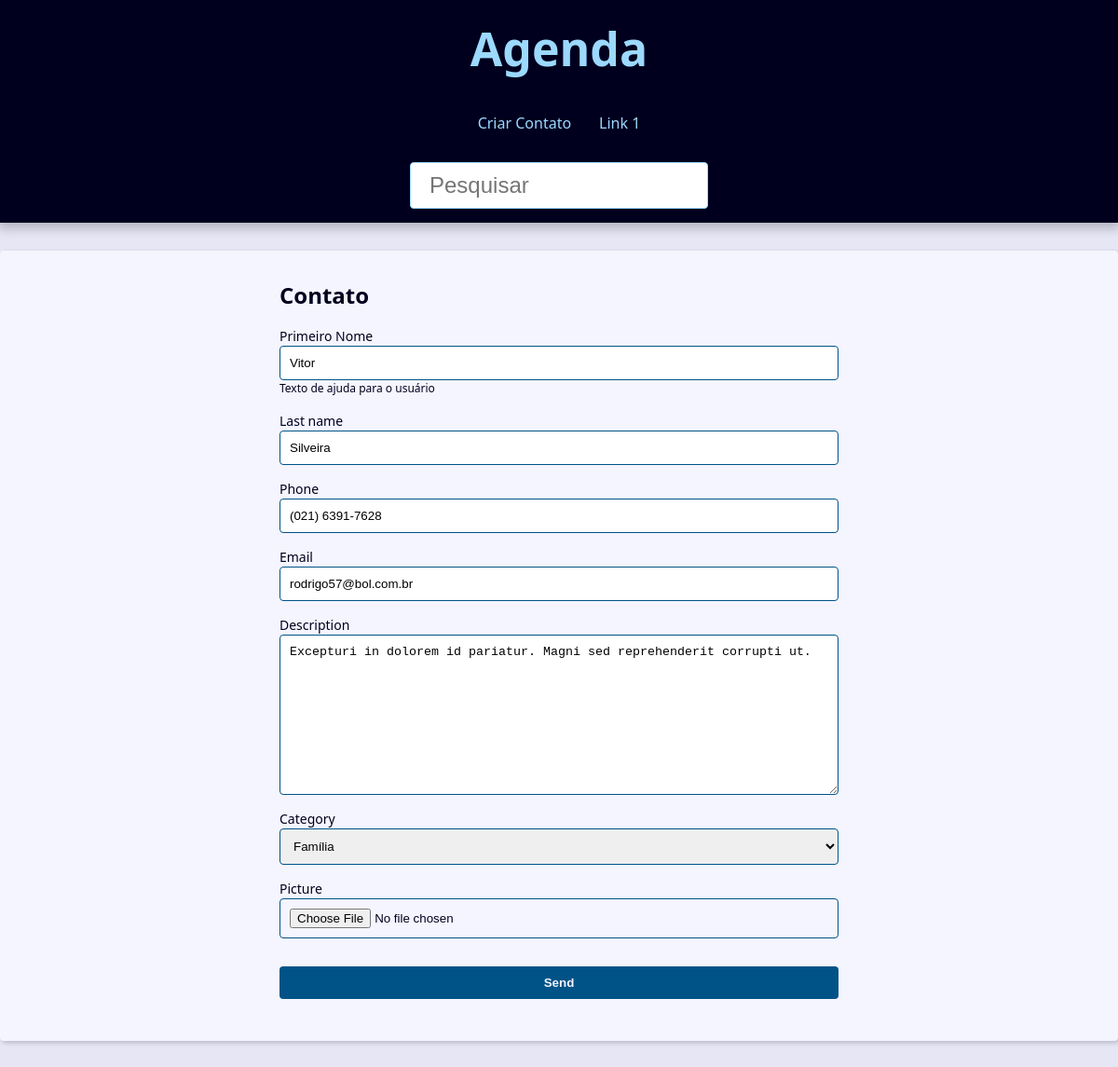
Screenshot of /contact/7/update/ with the database file from the repository.
### contact/models.py (models this page shows, shortened)
class Contact(models.Model):
    class Meta:
        verbose_name='Contact'
        verbose_name_plural='Contacts'
    first_name = models.CharField(max_length=50)
    last_name = models.CharField(max_length=50)
    phone = models.CharField(max_length=50)
    email = models.EmailField(max_length=254)
    created_date = models.DateTimeField(default=timezone.now)
    description = models.TextField(blank=True)
    show = models.BooleanField(default=True)
    picture = models.ImageField(blank=True, upload_to='pictures/%Y/%m/')
    category = models.ForeignKey(
        Category,
        on_delete=models.SET_NULL,
        blank=True,
        null=True
    )
    owner = models.ForeignKey(
        User,
        on_delete=models.SET_NULL,
        blank=True,
        null=True
    )

### contact/views/contact_forms.py (the view, shortened to what this page needs)
# urls.py: path('contact/<int:contact_id>/update/', views.update, name="update"),
def update(request, contact_id):
    contact = get_object_or_404(Contact, pk=contact_id, show=True)
    form_action=reverse('contact:update', args=(contact_id,))
    context = {
        'form': ContactForm(instance=contact),
        'form_action': form_action,
    }
    return render(request, 'contact/create.html', context)

### contact/forms.py (shortened to what this page needs)
class ContactForm(forms.ModelForm):
    class Meta:
        model = Contact
        fields = (
            'first_name',
            'last_name',
            'phone',
            'email',
            'description',
            'category',
            'picture',
        )
    picture = forms.ImageField(
        widget=forms.FileInput(
            attrs={
                'accept':'image/*',
            }
        )
    )
    first_name = forms.CharField(
        widget=forms.TextInput(
            attrs={
            'class': 'class-a class-b',
            'placeholder': 'Escreva seu Primeiro Nome',
            }
        ),
        label='Primeiro Nome',
        help_text='Texto de ajuda para o usuário',
    )

### contact/models.py (called while the page is built)
    def __str__(self):
        return self.name

### contact/templates/contact/create.html (shortened to what this page needs)
{% extends 'global/base.html' %}
{% block content %}
    <div class="form-wrapper">
        <h2>Contato</h2>
        <form
        action="{{ form_action }}"
        method="POST"
        enctype="multipart/form-data"
        >
        <div class="form-content">
            {% for field in form %}
            <div class="form-group">
                <label for="{{ field.id_for_label }}">{{ field.label }}</label>
                {{ field }}
                {% if field.help_text %}
                    <p class="help-text">{{ field.help_text }}</p>
                {% endif %}
            </div>
            {% endfor %}
        </div>
        <div class="form-content">
            <div class="form-group">
            <button class="btn" type="submit">Send</button>
            </div>
        </div>
        </form>
    </div>
{% endblock content %}

### base_static/global/css/style.css (style rules this page uses)
:root { --spacing: 1.5rem; --link-dark-color: rgb(0, 83, 134); --link-light-color: rgb(156, 217, 255); --clr-white: rgb(245, 245, 255); --clr-black: rgb(0, 0, 30); --clr-light-gray: rgb(230, 230, 245); --clr-dark-shadow-5: rgba(0, 0, 10, 5%); --clr-dark-shadow-10: rgba(0, 0, 10, 10%); --clr-dark-shadow-20: rgba(0, 0, 10, 20%); --clr-light-shadow-5: rgba(200, 200, 255, 5%); --clr-light-shadow-10: rgba(200, 200, 255, 10%); --clr-light-shadow-20: rgba(200, 200, 255, 20%); --main-page-width: 120rem; --table-min-width: 60rem; --biggest-font-size: 5rem; --bigger-font-size: 4rem; --big-font-size: 3.2rem; --medium-font-size: 2.4rem; --small-font-size: 1.6rem; --smaller-font-size: 1.4rem; --smallest-font-size: 1.2rem; --transition-fast: 300ms; --transition-medium: 600ms; --transition-slow: 1s; --default-border-radius: 4px; }
*, *::before, *::after { margin: 0; padding: 0; box-sizing: border-box; }
html { font-size: 62.5%; }
body { font-family: system-ui, -apple-system, BlinkMacSystemFont, 'Segoe UI', Roboto, Oxygen, Ubuntu, Cantarell, 'Open Sans', 'Helvetica Neue', sans-serif; line-height: 1.5; font-size: var(--small-font-size); color: var(--clr-black); -webkit-font-smoothing: antialiased; background: var(--clr-light-gray); }
.form-wrapper { max-width: 60rem; margin: var(--spacing) auto; }
.form-content { margin: var(--spacing) 0; }
.form-group { display: flex; flex-direction: column; padding-bottom: var(--spacing); }
.form-group p { margin: 1em 0; }
.form-group .help-text, .form-group .help-text ~ ul { margin: 0; font-size: var(--smallest-font-size); list-style: none; }
.form-group input, .form-group textarea, .form-group select { padding: 1rem; border-radius: var(--default-border-radius); border: 1px solid var(--link-dark-color); }
.form-group label { font-size: var(--smaller-font-size); }
.btn { background-color: var(--link-dark-color); color: var(--clr-white); font-weight: bold; border: none; padding: 1rem 2rem; border-radius: var(--default-border-radius); cursor: pointer; transition: filter var(--transition-fast) ease-in-out; }

### rows the page displays
Contact: form "Vitor" "Silveira" "(021) 6391-7628" "rodrigo57@bol.com.br" "Excepturi in dolorem id pariatur. Magni sed reprehenderit corrupti ut." "Família"

### other values shown
{{ field.label }} "Primeiro Nome" "Last name" "Phone" "Email" "Description" "Category" "Picture"
{{ field.help_text }} "Texto de ajuda para o usuário"
